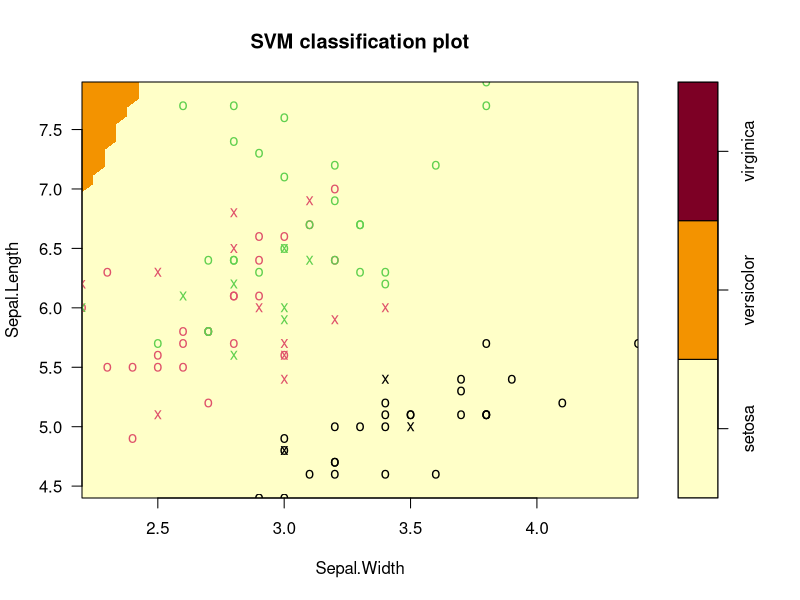
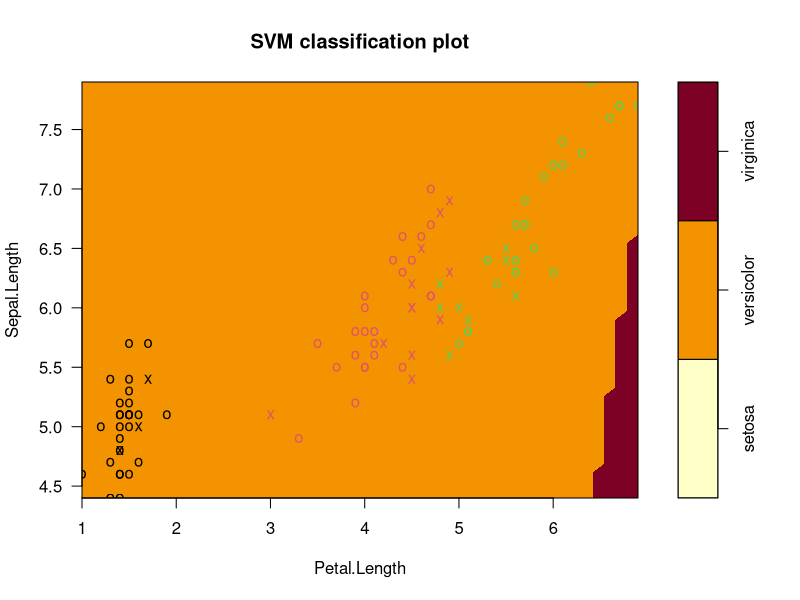
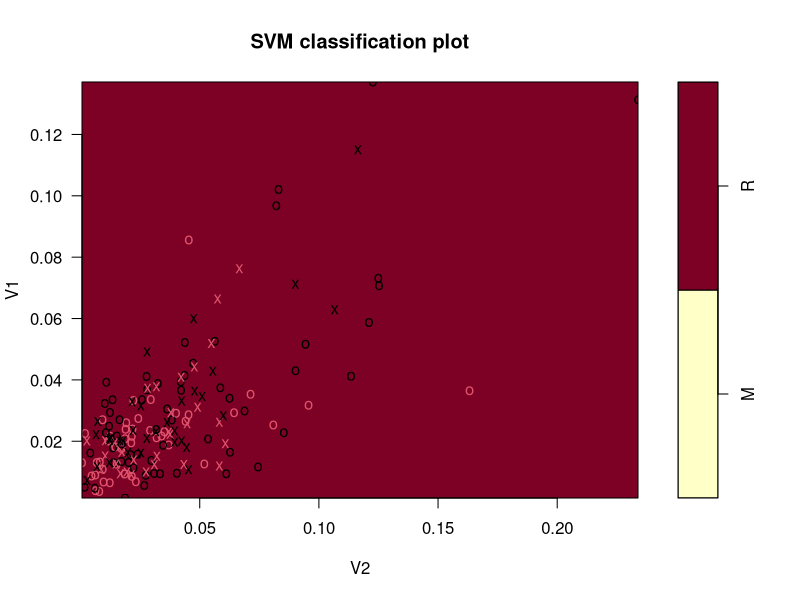
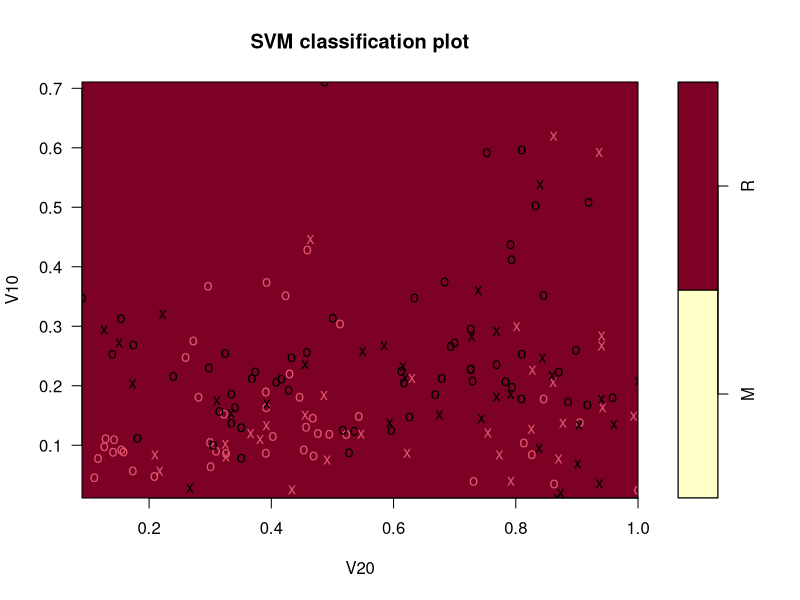
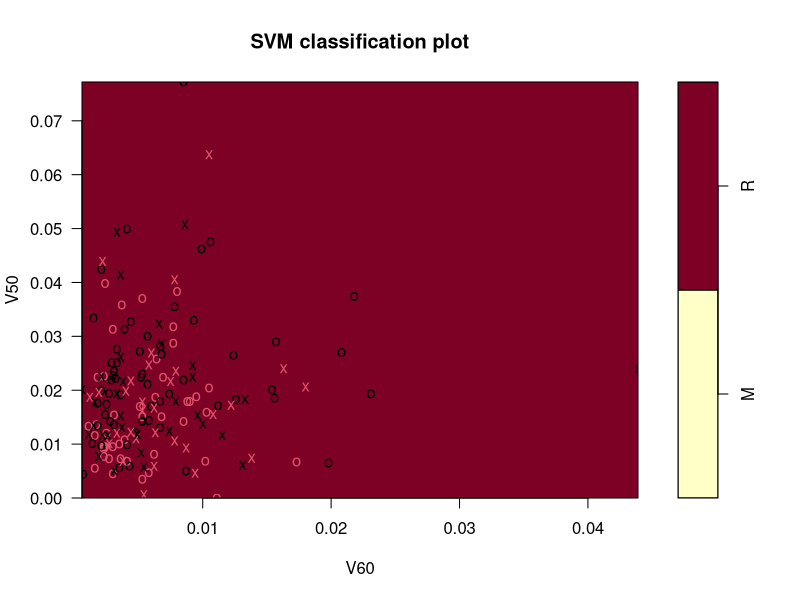

Write R code to recreate these figures, in order.
# Vamos a trabajar con un ejemplo de SVM para clasificar 
# los datos de iris de forma LINEAL


#carguenis la librería necesaria
library(e1071)
#carguemos iris
data(iris)

View(iris)
#carguemos una semilla para replicar todo lo que hagamos
set.seed(42)
#dividvamos entre el training set y el test set
iris[,"train"] <- ifelse(runif(nrow(iris))<0.8,1,0)

iris[,"train"]
     
#hagamos la separacion
trainset <- iris[iris$train==1,]
testset <- iris[iris$train==0,]

trainset
testset

########## SIN BINARIZACION

index <- c(1:nrow(iris))
test.index <- sample(index, size = (length(index)/3))
trainset <- iris[-test.index ,]
testset <- iris[test.index ,]

############

#obten un indice para cada variable dentro de train
trainColNum <- grep("train",names(trainset))
# remueve las columnas flag de trainset y testset
trainset <- trainset[,-trainColNum]
testset <- testset[,-trainColNum]
# obten la columna indice para las predicciones
typeColNum <- grep("Species",names(iris))

View(typeColNum)



# construye el modelo linear kernel con una C-classification (soft margin)
# con un costo de penalizacion default (C=1)
svm_model <- svm(Species~ ., data=trainset, method="C-classification", kernel="linear")


# entrenar el conjunto para predicción
pred_train <-predict(svm_model,trainset)
mean(pred_train==trainset$Species)
# probando el conjunto de predicción
pred_test <-predict(svm_model,testset)
mean(pred_test==testset$Species)

head(trainset)

# grafiquemos

head(trainset)

plot(svm_model,data = trainset, Sepal.Length ~ Sepal.Width)

plot(svm_model,data = trainset, Sepal.Length ~ Petal.Length)


################### 2 Ejercicio

library(mlbench)
#cargar el conjunto de datos
data(Sonar)
# cargar una semilla
set.seed(42)
#dividir entre el conjunto prueba y el training
Sonar[,"train"] <- ifelse(runif(nrow(Sonar))<0.8,1,0)
# separación completa
trainset <- Sonar[Sonar$train==1,]
testset <- Sonar[Sonar$train==0,]
# crear columna indice
trainColNum <- grep("train",names(trainset))

trainColNum

# remover indices
trainset <- trainset[,-trainColNum]
testset <- testset[,-trainColNum]
# obtener el numero de variables categoricas
typeColNum <- grep("Class",names(Sonar))
# correr la SVM
svm_model <- svm(Class~ ., data=trainset, method="C-classification", kernel="linear")
# prediccion
pred_train <-predict(svm_model,trainset)

# grafica

head(trainset)

plot(svm_model,data = trainset, V1 ~ V2)

plot(svm_model,data = trainset, V10 ~ V20)

plot(svm_model,data = trainset, V50 ~ V60)
